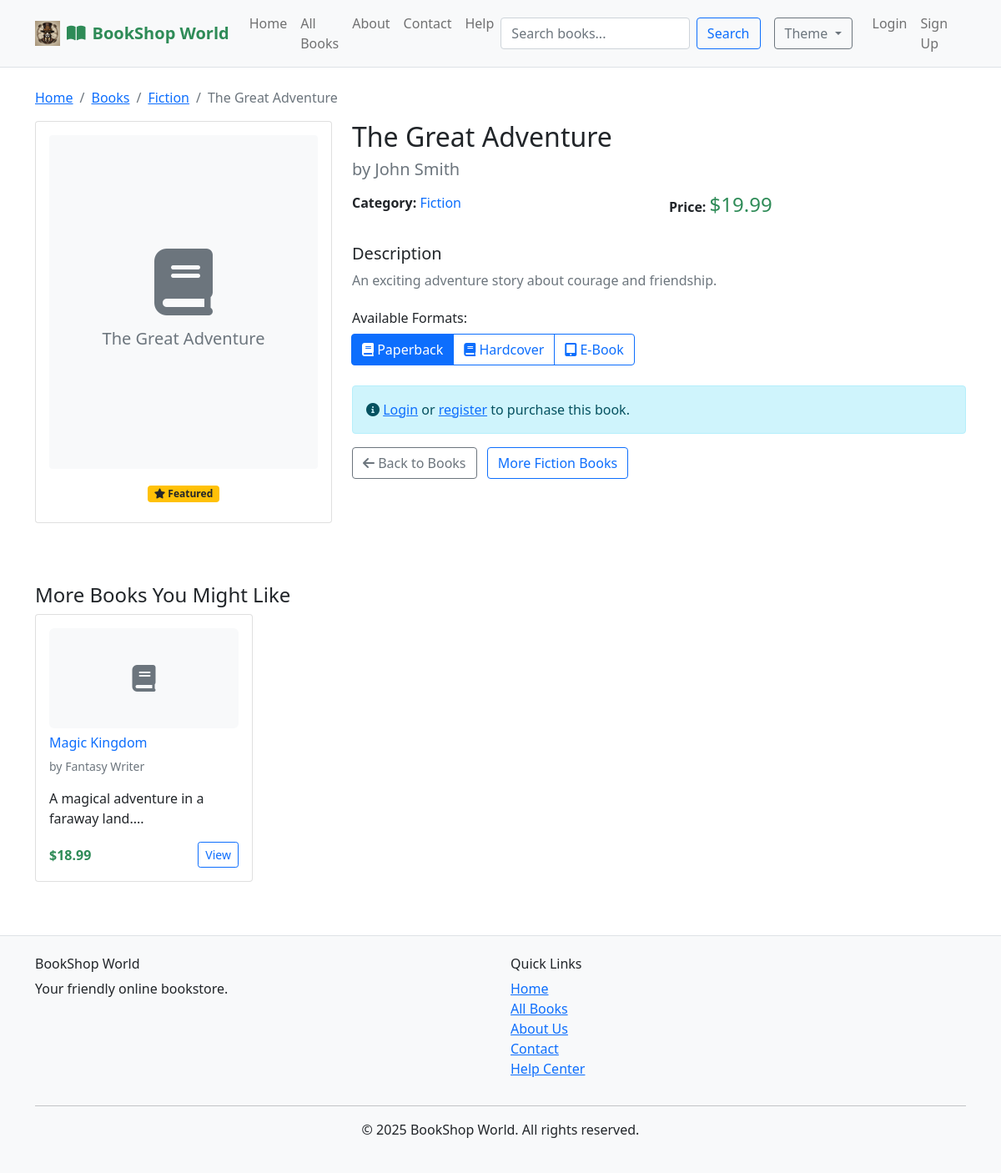
Screenshot of /product.php?id=1 with the database file from the repository.
### tables this page shows
CREATE TABLE products (
    id INT AUTO_INCREMENT PRIMARY KEY,
    title VARCHAR(200) NOT NULL,
    author VARCHAR(200) NOT NULL,
    category_id INT,
    description TEXT,
    price DECIMAL(10,2) NOT NULL,
    paperback BOOLEAN DEFAULT TRUE,
    hardcover BOOLEAN DEFAULT FALSE,
    ebook BOOLEAN DEFAULT FALSE,
    image_url VARCHAR(255),
    is_featured BOOLEAN DEFAULT FALSE,
    FOREIGN KEY (category_id) REFERENCES categories(id)
);

CREATE TABLE categories (
    id INT AUTO_INCREMENT PRIMARY KEY,
    name VARCHAR(100) NOT NULL
);

### config.php (called while the page is built, shortened)
<?php
function isLoggedIn() {
    return isset($_SESSION['user_id']);
}
?>

### product.php (the view, shortened to what this page needs)
<?php
require_once 'config.php';
$product_id = isset($_GET['id']) ? (int)$_GET['id'] : 0;
$stmt = $pdo->prepare("SELECT p.*, c.name as category_name FROM products p LEFT JOIN categories c ON p.category_id = c.id WHERE p.id = ?");
$stmt->execute([$product_id]);
$product = $stmt->fetch();
require_once 'header.php';
?>
<div class="container mt-4">
    <nav aria-label="breadcrumb">
        <ol class="breadcrumb">
            <li class="breadcrumb-item"><a href="index.php">Home</a></li>
            <li class="breadcrumb-item"><a href="products.php">Books</a></li>
            <li class="breadcrumb-item"><a href="category.php?id=<?php echo $product['category_id']; ?>"><?php echo htmlspecialchars($product['category_name']); ?></a></li>
            <li class="breadcrumb-item active"><?php echo htmlspecialchars($product['title']); ?></li>
        </ol>
    </nav>
    <div class="row">
        <div class="col-md-4 mb-4">
            <div class="card">
                <div class="card-body text-center">
                    <?php if (file_exists("assets/images/book{$product['id']}.jpg")): ?>
                        <img src="assets/images/book<?php echo $product['id']; ?>.jpg"
                             alt="<?php echo htmlspecialchars($product['title']); ?>"
                             class="img-fluid mb-3 img-hover"
                             style="max-height: 400px; border-radius: 8px; box-shadow: 0 4px 8px rgba(0,0,0,0.1);">
                    <?php else: ?>
                        <div class="product-image-placeholder bg-light rounded p-4 mb-3" style="height: 400px; display: flex; align-items: center; justify-content: center;">
                            <div class="text-muted">
                                <i class="fas fa-book fa-5x mb-3"></i>
                                <h5><?php echo htmlspecialchars($product['title']); ?></h5>
                            </div>
                        </div>
                    <?php endif; ?>
                    <?php if ($product['is_featured']): ?>
                    <span class="badge bg-warning text-dark mb-2">
                        <i class="fas fa-star"></i> Featured
                    </span>
                    <?php endif; ?>
                </div>
            </div>
        </div>
        <div class="col-md-8">
            <h1 class="h2 mb-2"><?php echo htmlspecialchars($product['title']); ?></h1>
            <p class="h5 text-muted mb-3">by <?php echo htmlspecialchars($product['author']); ?></p>
            <div class="row mb-3">
                <div class="col-sm-6">
                    <p><strong>Category:</strong>
                        <a href="category.php?id=<?php echo $product['category_id']; ?>" class="text-decoration-none">
                            <?php echo htmlspecialchars($product['category_name']); ?>
                        </a>
                    </p>
                </div>
                <div class="col-sm-6">
                    <p><strong>Price:</strong>
                        <span class="h4 text-primary">$<?php echo number_format($product['price'], 2); ?></span>
                    </p>
                </div>
            </div>
            <div class="mb-4">
                <h5>Description</h5>
                <p class="text-muted"><?php echo nl2br(htmlspecialchars($product['description'])); ?></p>
            </div>
            <div class="mb-4">
                <h6>Available Formats:</h6>
                <div class="btn-group" role="group" id="formatGroup">
                    <?php if ($product['paperback']): ?>
                    <label class="btn btn-outline-primary" for="paperback">
                        <i class="fas fa-book"></i> Paperback
                    </label>
                    <?php endif; ?>
                    <?php if ($product['hardcover']): ?>
                    <label class="btn btn-outline-primary" for="hardcover">
                        <i class="fas fa-book"></i> Hardcover
                    </label>
                    <?php endif; ?>
                    <?php if ($product['ebook']): ?>
                    <label class="btn btn-outline-primary" for="ebook">
                        <i class="fas fa-tablet-alt"></i> E-Book
                    </label>
                    <?php endif; ?>
                </div>
            </div>
            <?php if (isLoggedIn()): ?>
            <div class="row mb-4">
                <div class="col-sm-6">
                    <label for="quantity" class="form-label">Quantity:</label>
                    <select class="form-select" id="quantity">
                        <?php for ($i = 1; $i <= 10; $i++): ?>
                        <option value="<?php echo $i; ?>"><?php echo $i; ?></option>
                        <?php endfor; ?>
                    </select>
                </div>
                <div class="col-sm-6 d-flex align-items-end">
                    <button class="btn btn-primary btn-lg w-100" onclick="addToCartDetailed(<?php echo $product['id']; ?>)">
                        <i class="fas fa-cart-plus me-2"></i>Add to Cart
                    </button>
                </div>
            </div>
            <?php else: ?>
            <div class="alert alert-info">
                <i class="fas fa-info-circle"></i>
                <a href="login.php">Login</a> or <a href="register.php">register</a> to purchase this book.
            </div>
            <?php endif; ?>
            <div class="row">
                <div class="col-12">
                    <a href="products.php" class="btn btn-outline-secondary me-2">
                        <i class="fas fa-arrow-left"></i> Back to Books
                    </a>
                    <a href="category.php?id=<?php echo $product['category_id']; ?>" class="btn btn-outline-primary">
                        More <?php echo htmlspecialchars($product['category_name']); ?> Books
                    </a>
                </div>
            </div>
        </div>
    </div>
    <div class="row mt-5">
        <div class="col-12">
            <h4>More Books You Might Like</h4>
        </div>
        <?php
        $stmt = $pdo->prepare("SELECT * FROM products WHERE category_id = ? AND id != ? ORDER BY RAND() LIMIT 4");
        $stmt->execute([$product['category_id'], $product_id]);
        $related_products = $stmt->fetchAll();
        foreach ($related_products as $related): ?>
        <div class="col-lg-3 col-md-6 mb-3">
            <div class="card product-card h-100">
                <div class="card-body">
                    <?php if (file_exists("assets/images/book{$related['id']}.jpg")): ?>
                        <img src="assets/images/book<?php echo $related['id']; ?>.jpg"
                             alt="<?php echo htmlspecialchars($related['title']); ?>"
                             class="img-fluid mb-2 img-hover"
                             style="height: 120px; width: 100%; object-fit: cover; border-radius: 6px;">
                    <?php else: ?>
                        <div class="bg-light p-2 text-center mb-2" style="height: 120px; display: flex; align-items: center; justify-content: center; border-radius: 6px;">
                            <i class="fas fa-book fa-2x text-muted"></i>
                        </div>
                    <?php endif; ?>
                    <h6 class="card-title">
                        <a href="product.php?id=<?php echo $related['id']; ?>" class="text-decoration-none">
                            <?php echo htmlspecialchars($related['title']); ?>
                        </a>
                    </h6>
                    <p class="card-text text-muted small">by <?php echo htmlspecialchars($related['author']); ?></p>
                    <p class="card-text"><?php echo htmlspecialchars(substr($related['description'], 0, 80)); ?>...</p>
                    <div class="d-flex justify-content-between align-items-center">
                        <span class="text-primary fw-bold">$<?php echo number_format($related['price'], 2); ?></span>
                        <a href="product.php?id=<?php echo $related['id']; ?>" class="btn btn-outline-primary btn-sm">
                            View
                        </a>
                    </div>
                </div>
            </div>
        </div>
        <?php endforeach; ?>
    </div>
</div>
<?php require_once 'footer.php'; ?>

### rows the page displays
products: category.name "Fiction", title "The Great Adventure", author "John Smith", price "19.99", description "An exciting adventure story about courage and friendship."
products: title "Magic Kingdom", author "Fantasy Writer", description "A magical adventure in a faraway land.", price "18.99"
